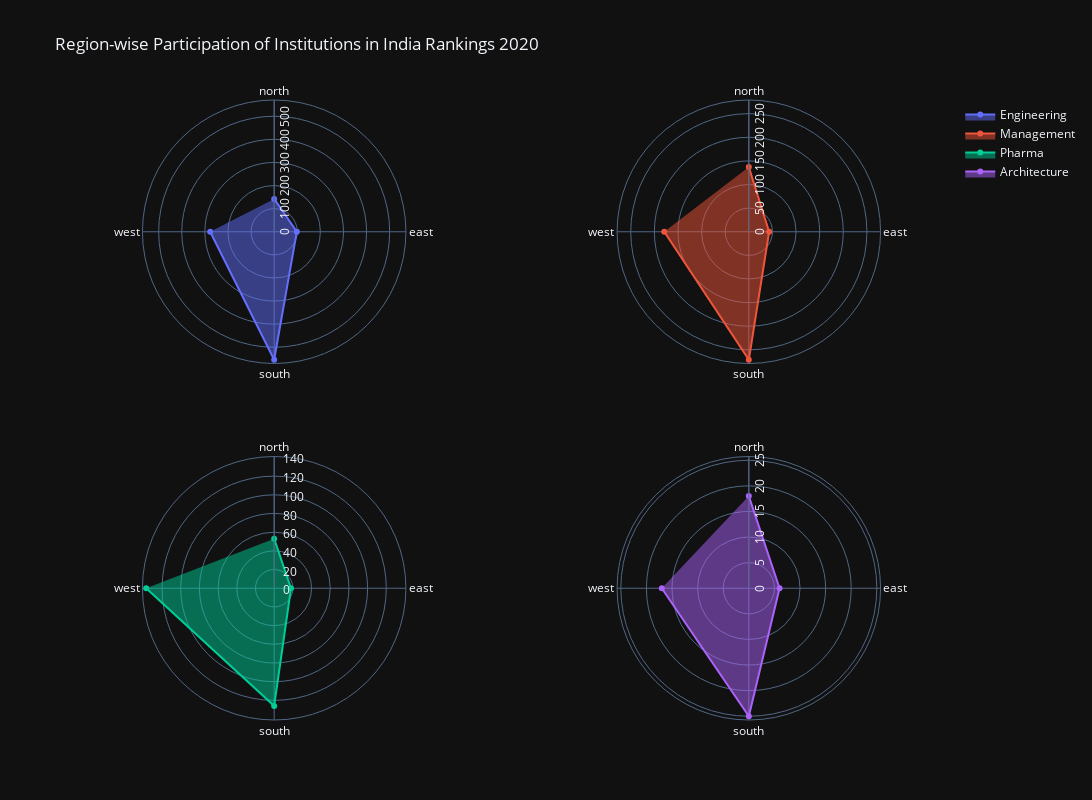

The notebook cell this image was saved under:
### Markdown cell above
# Region-wise Participation of Institutions in India Rankings 2020

### Code cell
import plotly.graph_objects as go
from plotly.subplots import make_subplots
import pandas as pd

df = pd.read_csv(r'E:\Downloads\complete data1.csv')

a=df["engg"]
b=df["Direction"]
c=df["mgn"]
d=df["pharma"]
e=df["arch"]


fig = make_subplots(rows=2, cols=2, specs=[[{'type': 'polar'}]*2]*2)

fig.add_trace(go.Scatterpolar(
      name = "Engineering",
      r = a,
    theta = b,
    ), 1, 1)
fig.add_trace(go.Scatterpolar(
      name = "Management",
      r = c,
      theta = b,

    ), 1, 2)
fig.add_trace(go.Scatterpolar(
      name = "Pharma",
      r = d,
      theta = b,
    ), 2,1)
fig.add_trace(go.Scatterpolar(
      name = "Architecture",
      r = e,
      theta = b,
    ), 2, 2)
fig.update_traces(fill='toself')
fig.update_layout(
    polar = dict(
      radialaxis_angle = 90,
      angularaxis = dict(
        direction = "clockwise",
        period = 4) ,
    ),
    polar2 = dict(
        radialaxis_angle = 90,
      angularaxis = dict(
        direction = "clockwise",
        period = 4)


    ),
    polar3 = dict(
        radialaxis_angle = 90,
      angularaxis = dict(
        direction = "clockwise",
        period = 4)

    ),
    polar4 = dict(
     radialaxis_angle = 90,
      angularaxis = dict(
        direction = "clockwise",
        period = 4)

    ))


fig.update_layout(template="plotly_dark",title="Region-wise Participation of Institutions in India Rankings 2020",height=800,width=1200)

### Figure 1 — Plotly figure (JSON) as saved in the notebook; plotly's stock layout.template omitted (floating-point values rounded to 4 significant figures)
{"data": [{"fill": "toself", "name": "Engineering", "r": [142, 98, 554, 277], "subplot": "polar", "theta": ["north", "east", "south", "west"], "type": "scatterpolar"}, {"fill": "toself", "name": "Management", "r": [137, 43, 271, 179], "subplot": "polar2", "theta": ["north", "east", "south", "west"], "type": "scatterpolar"}, {"fill": "toself", "name": "Pharma", "r": [53, 18, 126, 137], "subplot": "polar3", "theta": ["north", "east", "south", "west"], "type": "scatterpolar"}, {"fill": "toself", "name": "Architecture", "r": [18, 6, 25, 17], "subplot": "polar4", "theta": ["north", "east", "south", "west"], "type": "scatterpolar"}], "layout": {"height": 800, "polar": {"angularaxis": {"direction": "clockwise", "period": 4}, "domain": {"x": [0, 0.45], "y": [0.575, 1]}, "radialaxis": {"angle": 90}}, "polar2": {"angularaxis": {"direction": "clockwise", "period": 4}, "domain": {"x": [0.55, 1], "y": [0.575, 1]}, "radialaxis": {"angle": 90}}, "polar3": {"angularaxis": {"direction": "clockwise", "period": 4}, "domain": {"x": [0, 0.45], "y": [0, 0.425]}, "radialaxis": {"angle": 90}}, "polar4": {"angularaxis": {"direction": "clockwise", "period": 4}, "domain": {"x": [0.55, 1], "y": [0, 0.425]}, "radialaxis": {"angle": 90}}, "title": {"text": "Region-wise Participation of Institutions in India Rankings 2020"}, "width": 1200}}
